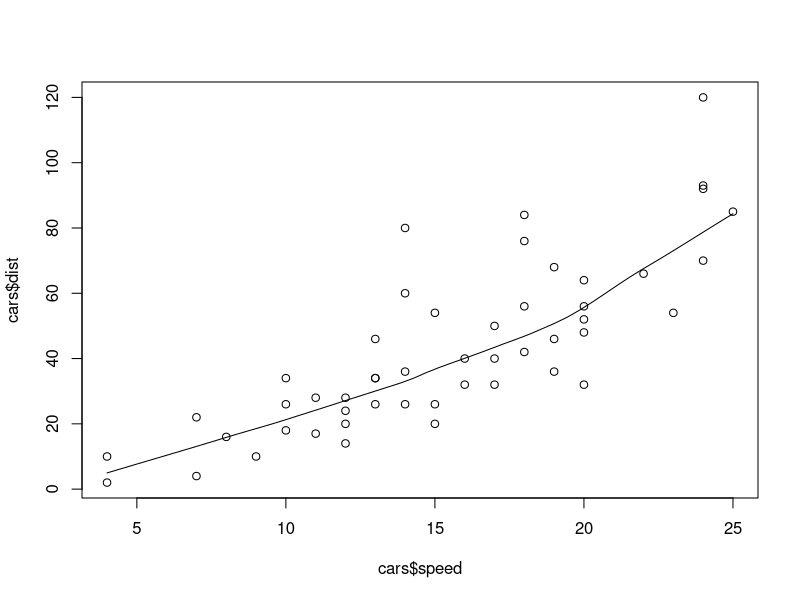

Here is the R script that generated this plot: (Note: this script raises an error after producing the figure.)
#correlation
cor(cars$speed,cars$dist)

#scatter smooth
scatter.smooth(x=cars$speed,y=cars$dist)

#model regresi
mreg=lm(speed~dist,data=cars)
summary(modelreg)

#boxplot
boxplot(cars)

#bikin data sample
tr=sample(row.names(cars),dim(cars)[1]*0.6)
trx=cars[tr,]
ts=setdiff(row.names(cars),tr)
tsx=cars[ts,]

#predict
pred=predict(mreg,tsx)

hasil=data.frame(aktual=tsx$speed,prediksi=pred,residual=tsx$speed-pred)

plot(tsx$speed,type="o",col="blue",pch="o")
points(pred,col='red',pch="*")
lines(pred,col='red',lty=2)